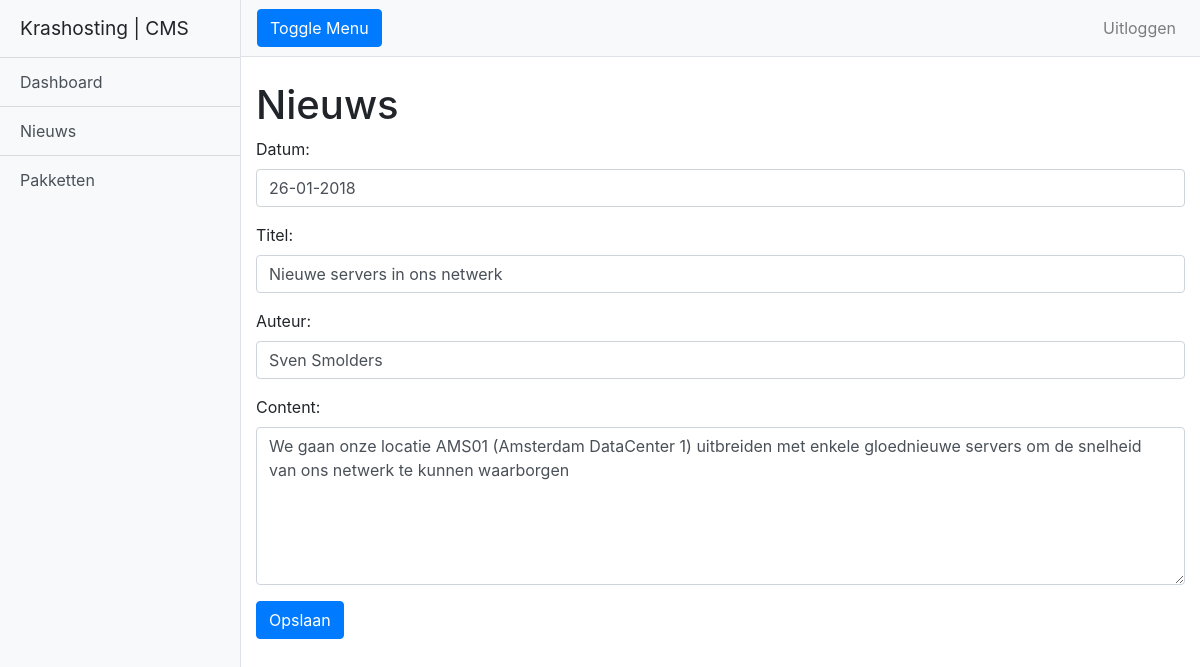
Screenshot of /projectkras_cms/cms/nieuws_bewerken.php?id=1 (signed in) with the database file from the repository.
### tables this page shows
CREATE TABLE `news` (
  `id` int(200) NOT NULL,
  `datum` varchar(255) NOT NULL,
  `titel` varchar(255) NOT NULL,
  `auteur` varchar(255) NOT NULL,
  `content` longtext NOT NULL
);

### projectkras_cms/cms/class/nieuws.class.php (the view, shortened to what this page needs)
<?php
class Nieuws {
    public function updateNieuwsForm($id) {
        global $mysql;
        $query = $mysql->query("SELECT id, datum, titel, auteur, content FROM news WHERE id = {$id}");
        $content = '<form action="" method="POST">';
        while($row = $query->fetch_assoc()) {
            $content .= '<div class="form-group"><label for="datum">Datum:</label><input type="text" class="form-control" id="datum" name="datum" value="'. htmlspecialchars($row['datum']) .'" placeholder="Datum"></div>';
            $content .= '<div class="form-group"><label for="titel">Titel:</label><input type="text" class="form-control" id="titel" name="titel" value="'. htmlspecialchars($row['titel']) .'" placeholder="Titel"></div>';
            $content .= '<div class="form-group"><label for="auteur">Auteur:</label><input type="text" class="form-control" id="auteur" name="auteur" value="'. htmlspecialchars($row['auteur']) .'" placeholder="Auteur"></div>';
            $content .= '<div class="form-group"><label for="content">Content:</label><textarea type="text" class="form-control" id="content" rows="6" name="content" placeholder="Content">'. htmlspecialchars($row['content']) .'</textarea></div>';
        };
        $content .= '<button type="submit" class="btn btn-primary">Opslaan</button></form>';
        return $content;
    }
}
?>

### projectkras_cms/cms/assets/css/simple-sidebar.css (style rules this page uses)
body { overflow-x: hidden; }

### rows the page displays
news: datum "26-01-2018", titel "Nieuwe servers in ons netwerk", auteur "Sven Smolders", content "We gaan onze locatie AMS01 (Amsterdam DataCenter 1) uitbreiden met enkele gloednieuwe servers om de snelheid van ons netwerk te kunnen waarborgen"
